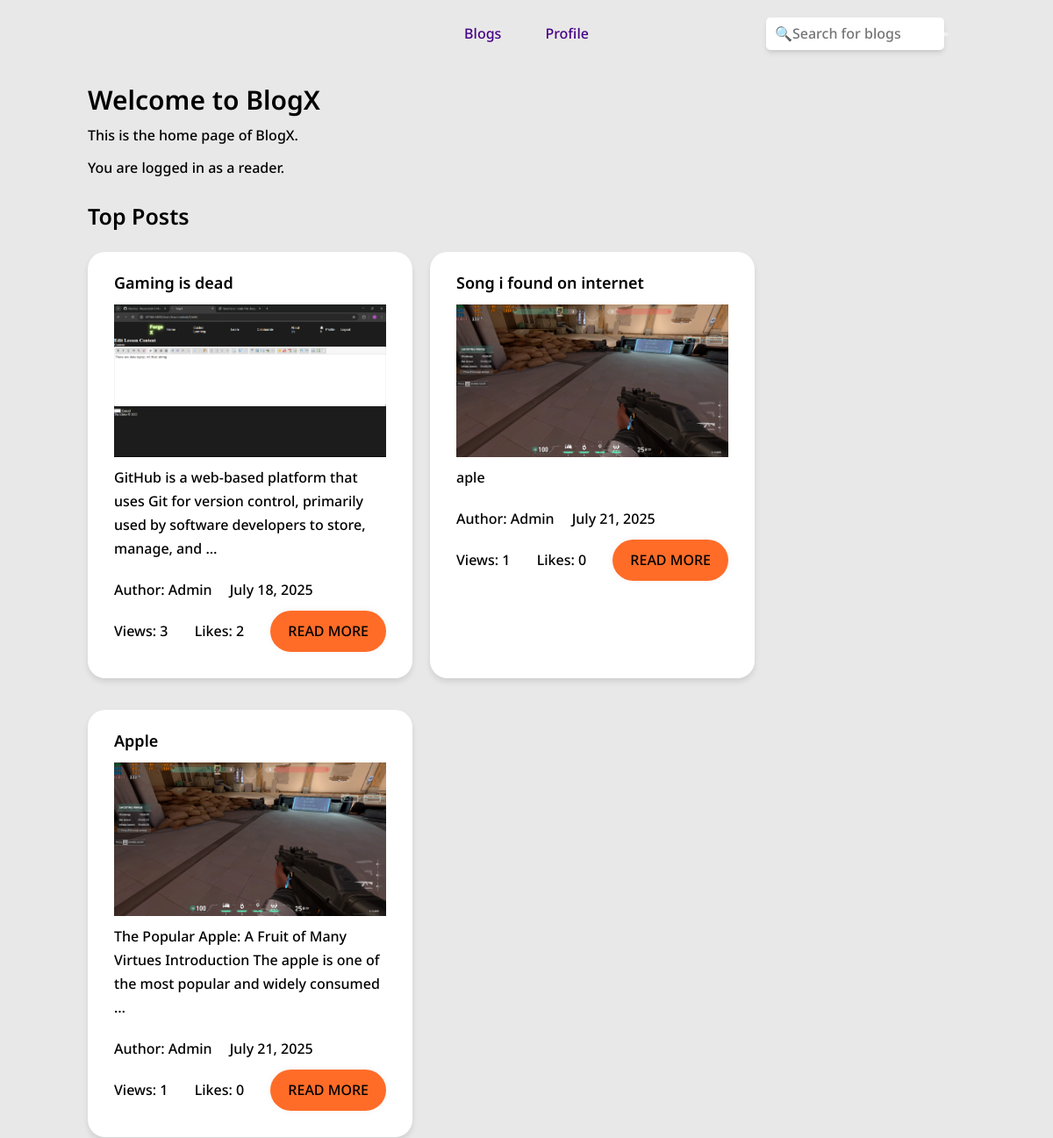
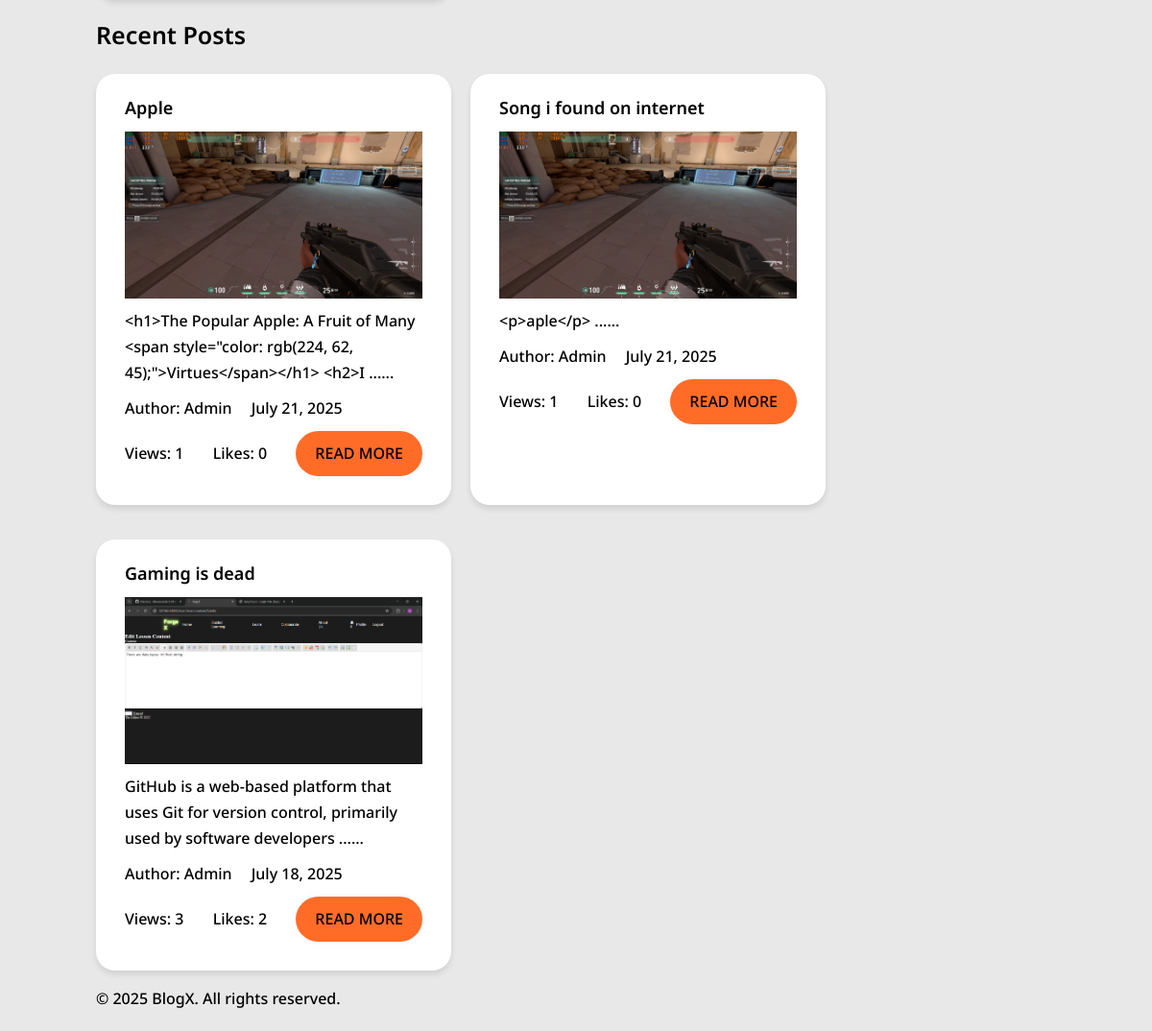
Page /blog/ (signed in) on the committed database (2 pictures, top to bottom).
### blog/models.py (models this page shows, shortened)
class BlogPost(models.Model):
    CATEGORY_CHOICES = [
        ('technology', 'Technology'),
        ('sports', 'Sports'),
        ('health', 'Health'),
        ('travel', 'Travel'),
        ('food', 'Food'),
        ('entertainment', 'Entertainment'),
        ('education', 'Education'),
        ('business', 'Business'),
        ('lifestyle', 'Lifestyle'),
        ('news', 'News'),
        ('gaming', 'Gaming'),
        ('other', 'Other'),
    ]
    title = models.CharField(max_length=200)
    content = HTMLField()
    author = models.ForeignKey(User, on_delete=models.CASCADE)
    image = models.ImageField(upload_to=user_directory_path, blank=True, null=True)
    created_at = models.DateTimeField(auto_now_add=True)
    views = models.ManyToManyField(User, related_name='views', blank=True)
    likes = models.ManyToManyField(User, related_name='liked_posts', blank=True)
    tags = models.CharField(max_length=100, blank=True, null=True)
    category = models.CharField(max_length=100, blank=True,  choices= CATEGORY_CHOICES)
    @property
    def like_count(self):
        return self.likes.count()
    @property
    def view_count(self):
        return self.views.count()
    class Meta:
        ordering = ['-created_at']
        verbose_name = 'Blog Post'
        verbose_name_plural = 'Blog Posts'

### blog/views.py (the view)
# urls.py: path("", views.blog_home, name="blog_home"),
def blog_home(request):
    if not request.user.is_authenticated:
        return redirect("members:login")
    context = {
        "user": request.user,
        "rank": request.user.userprofile.rank,
        "recent_blogs": BlogPost.objects.all().order_by('-created_at'),
        "top_blogs": BlogPost.objects.annotate(view_total=Count('views')).order_by('-view_total')[:6],
    }
    return render(request, "blog_home.html", context)

### blog/templates/blog_home.html (shortened to what this page needs)
{% extends "base.html" %}
{% load static %}
{% block content %}
<div class = "blog-home-hero">
    <h1 class="h1">Welcome to BlogX</h1>
    <p class="text">This is the home page of BlogX.</p>
</div>
<div class="blog-container">
    {% if rank == "author" %}
        <p class="text">You are logged in as the author.</p>
        <a href="{% url 'blog:post_blog'%}" class="text button-primary">Create a post</a>
    {% else %}
        <p class="text">You are logged in as a reader.</p>
    {% endif %}
</div>
<div class="all-blog-container">
    <h2 class="h2">Top Posts</h2>
    <div class="top-posts">
        {% for i in top_blogs %}
        <div class="top-post-container">
            <h3 class="h3">{{ i.title.capitalize }}</h3>
            {% if i.image %}
                <img src="{{ i.image.url }}" alt="{{ i.title }}" class="blog-image">
            {% else %}
                <img src="{% static 'images/default_image.jpg' %}" alt="Default Image">
            {% endif %}
            <p class="text">{{ i.content|striptags|truncatewords:20}}<p>
            <div class="blog-author-content">
                <p class="text">Author: {{ i.author.username.capitalize }} </p>
                <p class="text">{{ i.created_at|date:"F j, Y" }}</p>
            </div>
            <div class="blog-stats">
                <p class="text">Views: {{ i.view_count }}</p>
                <p class="text">Likes: {{ i.like_count }}</p>
                <a href="{% url 'blog:blog_details' i.id%}" class="text button-secondary">Read more</a>
            </div>
        </div>
        {% endfor %}
    </div>
</div>
<div><div class="all-blog-container">
    <h2 class="h2">Recent Posts</h2>
    <div class="top-posts">
        {% for i in recent_blogs %}
        <div class="top-post-container">
            <h3 class="h3">{{ i.title.capitalize }}</h3>
            {% if i.image %}
                <img src="{{ i.image.url }}" alt="{{ i.title }}" class="blog-image">
            {% else %}
                <img src="{% static 'images/default_image.jpg' %}" alt="Default Image">
            {% endif %}
            <p class="text">{{ i.content|slice:":104" }} ......</p>
            <div class="blog-author-content">
                <p class="text">Author: {{ i.author.username.capitalize }} </p>
                <p class="text">{{ i.created_at|date:"F j, Y" }}</p>
            </div>
            <div class="blog-stats">
                <p class="text">Views: {{ i.view_count }}</p>
                <p class="text">Likes: {{ i.like_count }}</p>
                <a href="{% url 'blog:blog_details' i.id%}" class="text button-secondary">Read more</a>
            </div>
        </div>
        {% endfor %}
    </div>
</div>
{% endblock %}

### static/css/style.css (style rules this page uses)
* { margin: 0px; padding: 0px; box-sizing: border-box; }
html { overflow-x: hidden; scroll-behavior: smooth; background-color: #e8e8e8; }
body { margin-left: 100px; margin-right: 100px; }
:root { --font-family: "Noto Sans", sans-serif; --font-optical-sizing: auto; --h1-f: 30px; --h1-l: 54px; --font-weight: 600; --font-style: normal; }
.h1 { font-family: var(--font-family); font-size: var(--h1-f); line-height: var(--h1-l); font-weight: var(--font-weight); font-style: var(--font-style); font-optical-sizing: var(--font-optical-sizing); }
.h2 { font-family: var(--font-family); font-size: 25px; line-height: 42px; font-weight: var(--font-weight); font-style: var(--font-style); font-optical-sizing: var(--font-optical-sizing); }
.h3 { font-family: var(--font-family); font-size: 18px; line-height: 30px; font-weight: var(--font-weight); font-style: var(--font-style); font-optical-sizing: var(--font-optical-sizing); }
.text { font-family: var(--font-family); font-size: 16px; line-height: 27px; font-weight: 480; font-style: var(--font-style); font-optical-sizing: var(--font-optical-sizing); }
.button-secondary { padding: 10px 20px; border-radius: 30px; cursor: pointer; border: 0; background-color: rgba(255, 85, 6, 0.863); color: black; box-shadow: rgb(0 0 0 / 5%) 0 0 8px; text-transform: uppercase; transition: all 0.5s ease; text-decoration: none; }

### static/css/blog.css (style rules this page uses)
.top-post-container { background-color: white; padding: 20px 30px 30px 30px; margin-bottom: 16px; border-radius: 20px; box-shadow: 0 4px 6px rgba(0, 0, 0, 0.1); transition: 0.3s ease-in-out all; width: 370px; min-width: 370px; display: flex; flex-direction: column; gap: 10px; }
.blog-author-content { display: flex; gap: 20px; }
.blog-stats { display: flex; align-items: center; justify-content: space-between; }
.blog-home-hero { margin: 10px 0; }
.blog-container { margin-bottom: 20px; }
.blog-container p { margin-bottom: 20px; }
.top-posts { display: flex; flex-direction: row; gap: 20px; flex-wrap: wrap; }
.all-blog-container { display: flex; flex-direction: column; gap: 20px; }

### rows in the picture
BlogPost: title "Gaming is dead", image (picture), content "GitHub is a web-based platform that uses Git for version control, primarily used by software developers to store, manage, and …", author.username "Admin", created_at "July 18, 2025", view_count "3", like_count "2", content "GitHub is a web-based platform that uses Git for version control, primarily used by software developers"
BlogPost: title "Song i found on internet", content "aple", author.username "Admin", created_at "July 21, 2025", view_count "1", like_count "0", content "<p>aple</p>"
BlogPost: title "Apple", content "The Popular Apple: A Fruit of Many Virtues Introduction The apple is one of the most popular and widely consumed …", author.username "Admin", created_at "July 21, 2025", view_count "1", like_count "0", content "<h1>The Popular Apple: A Fruit of Many <span style=\"color: rgb(224, 62, 45);\">Virtues</span></h1> <h2>I"
